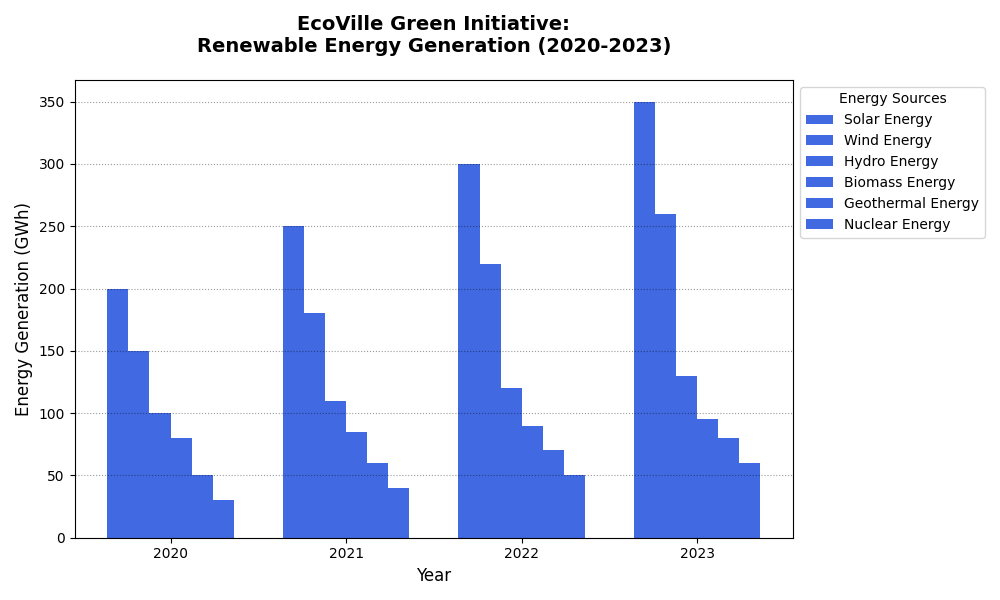

Recreate this plot in Python.
import matplotlib.pyplot as plt
import numpy as np

years = ['2020', '2021', '2022', '2023']
solar_energy = [200, 250, 300, 350]
wind_energy = [150, 180, 220, 260]
hydro_energy = [100, 110, 120, 130]
biomass_energy = [80, 85, 90, 95]
geothermal_energy = [50, 60, 70, 80]
nuclear_energy = [30, 40, 50, 60]

# Unified color for all energy sources
uniform_color = '#4169e1'

fig, ax = plt.subplots(figsize=(10, 6))

bar_width = 0.12
indices = np.arange(len(years))

ax.bar(indices - bar_width*2.5, solar_energy, label='Solar Energy', color=uniform_color, width=bar_width)
ax.bar(indices - bar_width*1.5, wind_energy, label='Wind Energy', color=uniform_color, width=bar_width)
ax.bar(indices - bar_width*0.5, hydro_energy, label='Hydro Energy', color=uniform_color, width=bar_width)
ax.bar(indices + bar_width*0.5, biomass_energy, label='Biomass Energy', color=uniform_color, width=bar_width)
ax.bar(indices + bar_width*1.5, geothermal_energy, label='Geothermal Energy', color=uniform_color, width=bar_width)
ax.bar(indices + bar_width*2.5, nuclear_energy, label='Nuclear Energy', color=uniform_color, width=bar_width)

ax.set_title('EcoVille Green Initiative:\nRenewable Energy Generation (2020-2023)', fontsize=14, fontweight='bold', pad=20)
ax.set_xlabel('Year', fontsize=12)
ax.set_ylabel('Energy Generation (GWh)', fontsize=12)

ax.set_xticks(indices)
ax.set_xticklabels(years)

ax.yaxis.grid(True, linestyle=':', color='black', alpha=0.4)

ax.legend(title="Energy Sources", loc='upper left', bbox_to_anchor=(1, 1))

plt.tight_layout()

plt.show()
